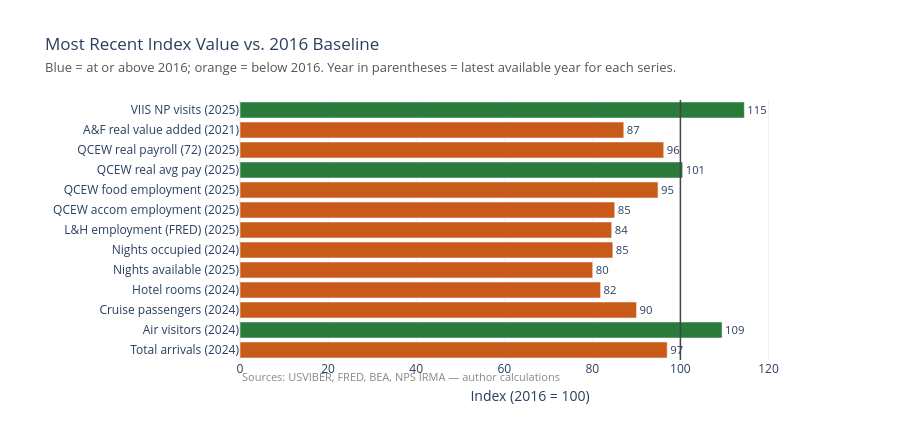

The notebook cell saved with this chart:
### Code cell
# Bar chart: most-recent available index value vs. 2016 baseline
# Note: each series has a different latest available year (shown in label).
latest_vals = {}
for name in idx_wide.columns[1:]:  # skip 'year' column
    for yr in [2025, 2024, 2022, 2021]:
        col_yr = str(yr)
        matches = idx_wide[idx_wide["year"] == yr][name]
        if not matches.empty and pd.notna(matches.values[0]):
            latest_vals[name] = (yr, matches.values[0])
            break

names = list(latest_vals.keys())
labels = [f"{n} ({latest_vals[n][0]})" for n in names]
values = [latest_vals[n][1] for n in names]
bar_colors = [PALETTE["rooms"] if v >= 100 else PALETTE["cruise"] for v in values]

fig = go.Figure(
    go.Bar(
        x=values,
        y=labels,
        orientation="h",
        marker_color=bar_colors,
        text=[f"{v:.0f}" for v in values],
        textposition="outside",
    )
)
fig.add_vline(
    x=100,
    line=dict(color="#444", width=1.5),
    annotation_text="2016 = 100",
    annotation_position="top",
    annotation_font=dict(size=10),
)
fig.update_layout(
    title=dict(
        text="Most Recent Index Value vs. 2016 Baseline<br>"
        '<span style="font-size:13px;color:#555">Blue = at or above 2016; orange = below 2016. '
        "Year in parentheses = latest available year for each series.</span>",
        font=dict(size=17),
    ),
    xaxis_title="Index (2016 = 100)",
    xaxis_range=[0, max(values) * 1.15],
    height=440,
    margin=dict(l=240),
    annotations=[
        dict(
            xref="paper",
            yref="paper",
            x=0,
            y=-0.1,
            text='<span style="color:#888;font-size:11px">Sources: USVIBER, FRED, BEA, NPS IRMA — author calculations</span>',
            showarrow=False,
            xanchor="left",
        )
    ],
)
fig.show()

print()
print("=== Occupancy rate (not in index — shown as ppt change from 2016) ===")
occ_key = tour_occ[tour_occ["year"].isin([2016, 2017, 2019, 2020, 2022, 2024])].copy()
print(f"{'Year':6s} {'Rate (%)':10s} {'vs 2016 (ppt)':15s}")
for _, r in occ_key.iterrows():
    print(
        f"  {int(r.year):4d}    {r.occupancy_rate_pct:5.1f}%     {r.occ_ppt_vs_2016:+.1f} pp"
    )

### Figure 1 — Plotly figure (JSON) as saved in the notebook; plotly's stock layout.template omitted (floating-point values rounded to 4 significant figures)
{"data": [{"marker": {"color": ["#c85a1a", "#2a7a3b", "#c85a1a", "#c85a1a", "#c85a1a", "#c85a1a", "#c85a1a", "#c85a1a", "#c85a1a", "#2a7a3b", "#c85a1a", "#c85a1a", "#2a7a3b"]}, "orientation": "h", "text": ["97", "109", "90", "82", "80", "85", "84", "85", "95", "101", "96", "87", "115"], "textposition": "outside", "type": "bar", "x": [97.01, 109.5, 90.04, 81.88, 80.09, 84.66, 84.4, 85.09, 94.91, 100.5, 96.21, 87.15, 114.5], "y": ["Total arrivals (2024)", "Air visitors (2024)", "Cruise passengers (2024)", "Hotel rooms (2024)", "Nights available (2025)", "Nights occupied (2024)", "L&H employment (FRED) (2025)", "QCEW accom employment (2025)", "QCEW food employment (2025)", "QCEW real avg pay (2025)", "QCEW real payroll (72) (2025)", "A&F real value added (2021)", "VIIS NP visits (2025)"]}], "layout": {"annotations": [{"font": {"size": 10}, "showarrow": false, "text": "<span style=\"color:#888;font-size:11px\">Sources: USVIBER, FRED, BEA, NPS IRMA — author calculations</span>", "x": 0, "xanchor": "left", "xref": "paper", "y": -0.1, "yanchor": "bottom", "yref": "paper"}], "height": 440, "margin": {"l": 240}, "shapes": [{"line": {"color": "#444", "width": 1.5}, "type": "line", "x0": 100, "x1": 100, "xref": "x", "y0": 0, "y1": 1, "yref": "y domain"}], "title": {"font": {"size": 17}, "text": "Most Recent Index Value vs. 2016 Baseline<br><span style=\"font-size:13px;color:#555\">Blue = at or above 2016; orange = below 2016. Year in parentheses = latest available year for each series.</span>"}, "xaxis": {"range": [0, 131.7], "title": {"text": "Index (2016 = 100)"}}}}
